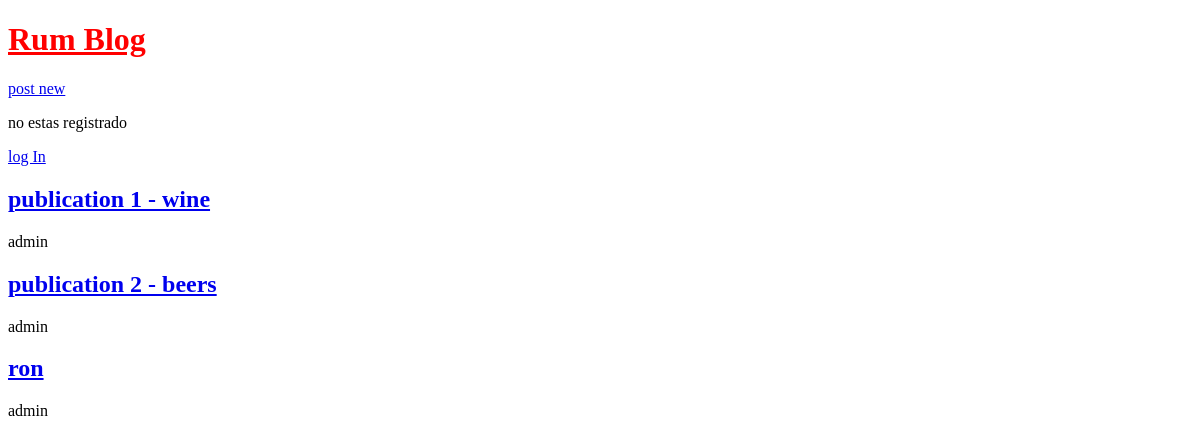
/, run on an earlier commit of the app's database.
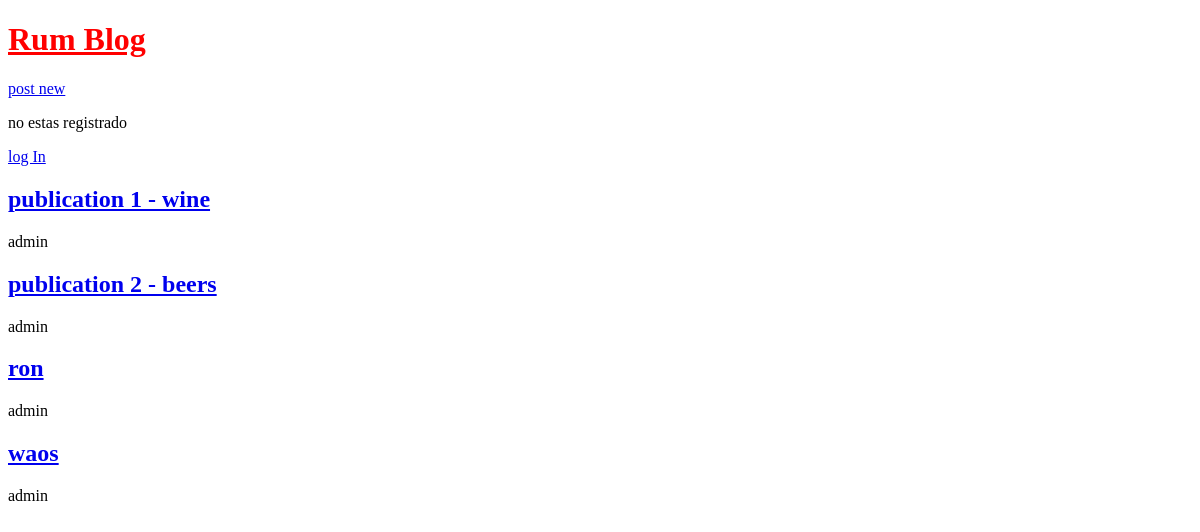
And on a later commit of the database.
### blogs/models.py (models this page shows, shortened)
class Publication(models.Model):
    title = models.CharField(max_length=200)
    author = models.ForeignKey(
        "auth.User",
        on_delete=models.CASCADE,
    )
    body = models.TextField()

### blogs/views.py (the view)
# urls.py: path('', BlogListView.as_view(), name='home'),
class BlogListView(ListView):
    model = Publication
    template_name = 'home.html'

### templates/home.html
{% extends "base.html" %}
{% block content %}
    {% if user.is_authenticated %}
        hi {{ user.username }}
        <form action="{% url 'logout' %}" method="post">
            {% csrf_token %}
            <button type="submit">Log Out</button>
        </form>
    {% else %}
        <p>no estas registrado</p>
        <a href="{% url 'login' %}">log In</a>
    {% endif %}
    {% for publication in publication_list %}
        <h2><a href="{% url 'post_detail' publication.pk %}">{{ publication.title }}</a></h2>
        <p>{{ publication.author }}</p>
    {% endfor %}
{% endblock content %}

What changed in the data, as far as the page shows it:
added Publication: title "waos", author "admin"
